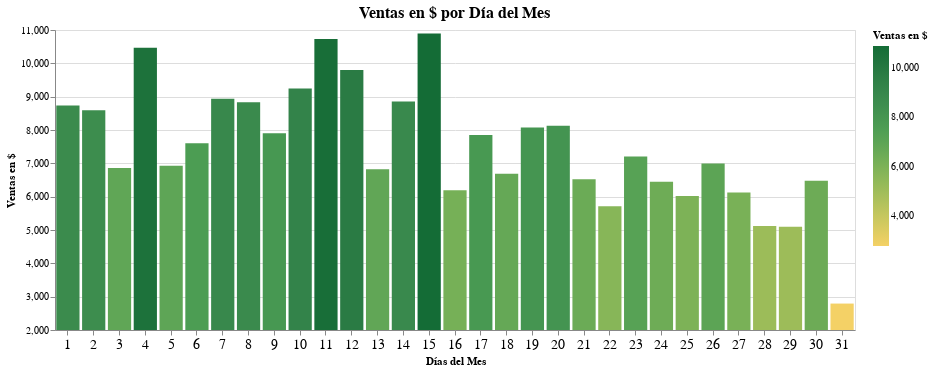

Write notebook code for a chart like this one.
### Code cell
barras = alt.Chart(df_ventas_ag).mark_bar().encode(
                x=alt.X('dia_mes:O', title='Días del Mes', axis = alt.Axis(labelAngle=0, labelFontSize=14)),
                y=alt.Y('sum(monto_dolar):Q', title = 'Ventas en $', scale=alt.Scale(zero=False), 
                  axis = alt.Axis(grid=True, titleAnchor='middle', titleAngle = 270, labelFontSize=10)),
                color=alt.Color(
                    'sum(monto_dolar):Q', scale=alt.Scale(scheme='goldgreen'), title='Ventas en $'),
                tooltip=[
                    alt.Tooltip('dia_mes:O', title='Día'),
                    alt.Tooltip('sum(monto_dolar):Q', title='Ventas en $')],
                ).properties(title='Ventas en $ por Día del Mes',
                             width=800, 
                             height=300
                ).configure_title(
                    fontSize = 16,
                    anchor = 'middle'
                ).interactive()
barras

### Figure 1 — Vega-Lite specification as saved in the notebook (floating-point values rounded to 4 significant figures; data arrays with more than 128 entries replaced by an {"elided": "..."} marker saying what was removed)
{"config": {"view": {"continuousWidth": 400, "continuousHeight": 300}, "title": {"anchor": "middle", "fontSize": 16}}, "data": {"name": "data-e2d472d5d84d7fbe513a2961954722fe"}, "mark": "bar", "encoding": {"color": {"aggregate": "sum", "field": "monto_dolar", "scale": {"scheme": "goldgreen"}, "title": "Ventas en $", "type": "quantitative"}, "tooltip": [{"field": "dia_mes", "title": "Día", "type": "ordinal"}, {"aggregate": "sum", "field": "monto_dolar", "title": "Ventas en $", "type": "quantitative"}], "x": {"axis": {"labelAngle": 0, "labelFontSize": 14}, "field": "dia_mes", "title": "Días del Mes", "type": "ordinal"}, "y": {"aggregate": "sum", "axis": {"grid": true, "labelFontSize": 10, "titleAnchor": "middle", "titleAngle": 270}, "field": "monto_dolar", "scale": {"zero": false}, "title": "Ventas en $", "type": "quantitative"}}, "height": 300, "selection": {"selector004": {"type": "interval", "bind": "scales", "encodings": ["x", "y"]}}, "title": "Ventas en $ por Día del Mes", "width": 800, "$schema": "https://vega.github.io/schema/vega-lite/v4.17.0.json", "datasets": {"data-e2d472d5d84d7fbe513a2961954722fe": {"elided": "334 records"}}}
